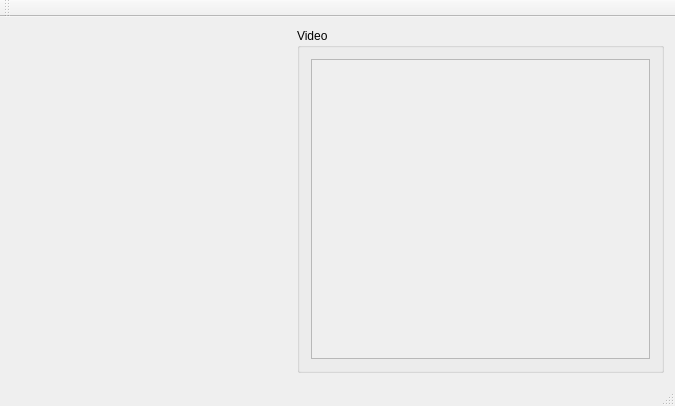
<?xml version="1.0" encoding="UTF-8"?>
<ui version="4.0">
 <class>MainWindow</class>
 <widget class="QMainWindow" name="MainWindow">
  <property name="geometry">
   <rect>
    <x>0</x>
    <y>0</y>
    <width>675</width>
    <height>406</height>
   </rect>
  </property>
  <property name="windowTitle">
   <string>MainWindow</string>
  </property>
  <widget class="QWidget" name="centralWidget">
   <layout class="QHBoxLayout" name="horizontalLayout_3">
    <item>
     <widget class="QWidget" name="managerWidget" native="true">
      <property name="sizePolicy">
       <sizepolicy hsizetype="Fixed" vsizetype="Minimum">
        <horstretch>0</horstretch>
        <verstretch>0</verstretch>
       </sizepolicy>
      </property>
      <property name="minimumSize">
       <size>
        <width>280</width>
        <height>0</height>
       </size>
      </property>
     </widget>
    </item>
    <item>
     <widget class="QGroupBox" name="videoBox">
      <property name="sizePolicy">
       <sizepolicy hsizetype="Expanding" vsizetype="Preferred">
        <horstretch>0</horstretch>
        <verstretch>0</verstretch>
       </sizepolicy>
      </property>
      <property name="title">
       <string>Video</string>
      </property>
      <layout class="QVBoxLayout" name="verticalLayout">
       <item>
        <widget class="QScrollArea" name="scrollArea">
         <property name="widgetResizable">
          <bool>true</bool>
         </property>
         <widget class="QWidget" name="scrollAreaWidgetContents">
          <property name="geometry">
           <rect>
            <x>0</x>
            <y>0</y>
            <width>363</width>
            <height>306</height>
           </rect>
          </property>
          <layout class="QVBoxLayout" name="verticalLayout_2">
           <item>
            <widget class="VideoGallery" name="videosContainer" native="true"/>
           </item>
          </layout>
         </widget>
        </widget>
       </item>
      </layout>
     </widget>
    </item>
   </layout>
  </widget>
  <widget class="QMenuBar" name="menuBar">
   <property name="geometry">
    <rect>
     <x>0</x>
     <y>0</y>
     <width>675</width>
     <height>21</height>
    </rect>
   </property>
  </widget>
  <widget class="QToolBar" name="mainToolBar">
   <attribute name="toolBarArea">
    <enum>TopToolBarArea</enum>
   </attribute>
   <attribute name="toolBarBreak">
    <bool>false</bool>
   </attribute>
  </widget>
  <widget class="QStatusBar" name="statusBar"/>
 </widget>
 <layoutdefault spacing="6" margin="11"/>
 <customwidgets>
  <customwidget>
   <class>VideoGallery</class>
   <extends>QWidget</extends>
   <header>videogallery.h</header>
   <container>1</container>
  </customwidget>
 </customwidgets>
 <resources/>
 <connections/>
</ui>
